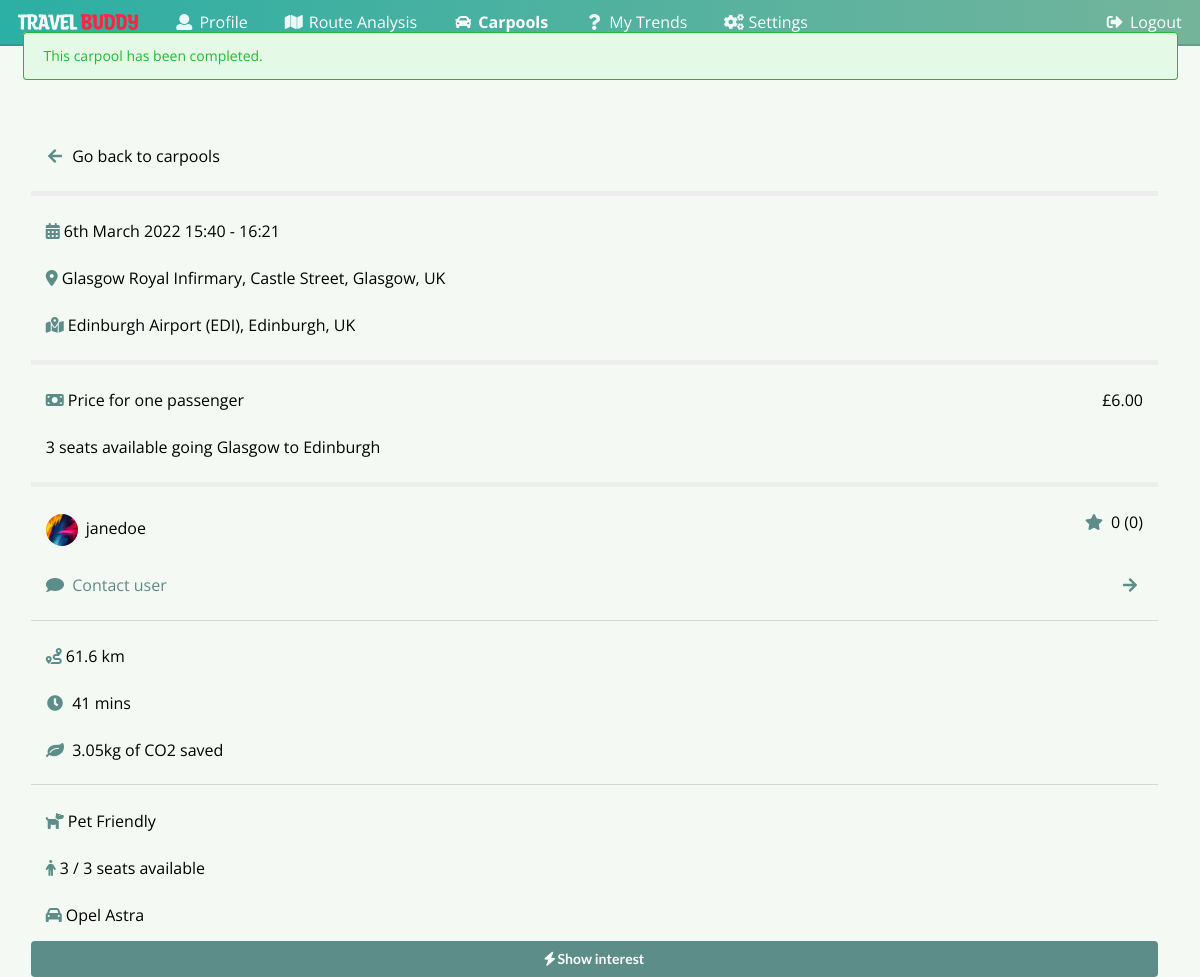
/carpools/27, run on the app's committed database.
### tables this page shows
CREATE TABLE carpool_ride (journey_id INTEGER PRIMARY KEY AUTOINCREMENT NOT NULL UNIQUE, is_complete BOOLEAN NOT NULL DEFAULT (0), seats_initial INTEGER, seats_available INTEGER NOT NULL, driver VARCHAR NOT NULL REFERENCES account (username), starting_point VARCHAR NOT NULL, destination VARCHAR NOT NULL, pickup_datetime DATETIME NOT NULL, price REAL NOT NULL, description VARCHAR, distance INTEGER, distance_text VARCHAR, estimate_duration INTEGER, estimate_duration_text VARCHAR, estimate_co2_per_person REAL, estimate_co2_saved REAL);

CREATE TABLE profile (username VARCHAR REFERENCES account (username) PRIMARY KEY NOT NULL UNIQUE, first_name VARCHAR NOT NULL, last_name VARCHAR NOT NULL, is_driver BOOLEAN DEFAULT (0) NOT NULL, bio VARCHAR DEFAULT "This is my bio!" NOT NULL, photo VARCHAR DEFAULT "default.jpg", verified BOOLEAN NOT NULL DEFAULT (0), join_date DATE, home STRING, work STRING);

### src/travel_buddy/views/carpool.py (the view)
@carpool_blueprint.route("/carpools/<journey_id>", methods=["GET"])
@limiter.limit("1/sec")
def view_carpool_journey(journey_id: int):
    carpool_details = helper_carpool.get_carpool_details(journey_id)
    if not carpool_details:
        session["error"] = "Carpool journey does not exist."
        return render_template("view_carpool.html")
    (
        driver,
        is_complete,
        seats_initial,
        seats_available,
        starting_point,
        destination,
        pickup_datetime,
        price,
        description,
        distance_text,
        duration,
        duration_text,
        co2_pp,
        co2_saved,
    ) = carpool_details
    pickup_datetime_obj = helper_carpool.get_datetime_obj(pickup_datetime)
    if 4 <= pickup_datetime_obj.day <= 20 or 24 <= pickup_datetime_obj.day <= 30:
        suffix = "th"
    else:
        suffix = ["st", "nd", "rd"][pickup_datetime_obj.day % 10 - 1]
    end_datetime = helper_carpool.get_end_time_obj(pickup_datetime_obj, duration)
    end_hour, end_minute = end_datetime.hour, end_datetime.minute
    pickup_datetime = pickup_datetime_obj.strftime(
        f"%e{suffix} %B %Y %H:%M - {end_hour}:{end_minute}"
    )
    price = format(price, ".2f")
    passenger_list = helper_carpool.get_passenger_list(journey_id)
    average_rating, total_ratings = helper_general.get_user_rating(driver)
    return render_template(
        "view_carpool.html",
        username=session.get("username"),
        driver=driver,
        is_complete=is_complete,
        seats_initial=seats_initial,
        seats_available=seats_available,
        starting_point=starting_point,
        destination=destination,
        pickup_datetime=pickup_datetime,
        price=price,
        description=description,
        distance_text=distance_text,
        duration_text=duration_text,
        co2_pp=co2_pp,
        co2_saved=co2_saved,
        passenger_list=passenger_list,
        journey_id=journey_id,
        avatar=helper_general.get_user_avatar(driver),
        rating_average=average_rating,
        rating_count=total_ratings,
        icons=helper_carpool.get_icons(description),
    )

### src/travel_buddy/helpers/helper_carpool.py (called while the page is built)
def get_icons(description):
    description = description.lower()
    icons = ""
    if "no smoking" in description:
        icons += '<i class="fa-solid fa-ban-smoking"></i>'
    return icons

def get_carpool_details(journey_id: int) -> list:
    with sqlite3.connect(DB_PATH) as conn:
        cur = conn.cursor()
        cur.execute(
            "SELECT driver, is_complete, seats_initial, seats_available, starting_point, "
            "destination, pickup_datetime, price, description, distance_text, estimate_duration, "
            "estimate_duration_text, estimate_co2_per_person, estimate_co2_saved "
            "FROM carpool_ride WHERE journey_id=?;",
            (journey_id,),
        )
        carpool_details = cur.fetchone()
        return carpool_details

def get_passenger_list(journey_id: int) -> list:
    with sqlite3.connect(DB_PATH) as conn:
        cur = conn.cursor()
        cur.execute(
            "SELECT requester FROM carpool_request WHERE journey_id=?;", (journey_id,)
        )
        conn.commit()
        passenger_list = cur.fetchall()
    return passenger_list

def get_datetime_obj(t: str) -> object:
    return datetime.strptime(t, "%Y-%m-%d %H:%M:%S")

def get_end_time_obj(start_time: object, duration: int) -> object:
    return start_time + timedelta(seconds=round(duration / 60) * 60)

### src/travel_buddy/helpers/helper_general.py (called while the page is built)
def get_database_path() -> str:
    BASE_DIR = pathlib.Path(__file__).parent.parent.parent.parent
    DB_PATH = os.path.join(BASE_DIR, "db.sqlite3")
    return DB_PATH

def get_user_avatar(username):
    DB_PATH = get_database_path()
    with sqlite3.connect(DB_PATH) as conn:
        cursor = conn.cursor()
        cursor.execute("SELECT photo FROM profile WHERE username = ?", (username,))
        avatar = cursor.fetchone()
        return avatar[0]

def get_user_rating(username):
    DB_PATH = get_database_path()
    with sqlite3.connect(DB_PATH) as conn:
        cursor = conn.cursor()
        cursor.execute(
            "SELECT AVG(rating_given), COUNT(rating_given) FROM rating WHERE rated_username = ?",
            (username,),
        )
        rating = cursor.fetchone()
        if rating[0] is None:
            return 0, 0
        return rating[0], rating[1]

### src/travel_buddy/templates/view_carpool.html (shortened to what this page needs)
<!DOCTYPE html>
<html>
<head>
    <link rel="stylesheet" href="https://cdnjs.cloudflare.com/ajax/libs/semantic-ui/2.4.1/semantic.min.css">
    <link rel="stylesheet" href="https://cdnjs.cloudflare.com/ajax/libs/font-awesome/6.0.0-beta3/css/all.min.css" />
	<link rel="stylesheet" href="../static/css/mobile.css">
    <link rel="stylesheet" href="../static/css/carpools.css">
    <link rel="stylesheet" href="../static/css/theme.css">
</head>
<body>
    <div class="ui secondary pointing menu big nav">
        <div class="item"><img src="../static/logos/nav logo.png" style="width:7.5em; user-select: none;" ondragstart="return false;"></div>
        <a class="item" href="/profile">
            <i class="user icon"></i>
            <div class="mobile hidden">Profile</div>
        </a>
        <a class="item" href="/routes">
            <i class="map icon"></i>
            <div class="mobile hidden">Route Analysis</div>
        </a>
        <a class="item active" href="/carpools">
            <i class="car icon"></i>
            <div class="mobile hidden">Carpools</div>
        </a>
        <a class="item" href="/trends">
			<i class="question icon"></i>
			<div class="mobile hidden">My Trends</div>
		</a>
        <a class="item" href="/settings">
            <i class="settings icon"></i>
            <div class="mobile hidden">Settings</div>
        </a>
        <a class="item right" href="/logout">
            <i class="sign out alternate icon"></i>
            <div class="mobile hidden">Logout</div>
        </a>
    </div>
    <div class="ui container">
        <div class="ui grid divided stackable">
            {% if is_complete == 1 %}
                <div class="ui fluid green message" style="width: 100%;">This carpool has been completed.</div>
            {% endif %}
            <div class="ui secondary big vertical menu fluid">
                <a href="/carpools" class="item">
                    <div>
                        <i class="icon left arrow"></i> Go back to carpools
                    </div>
                </a>
                <div class="ui divider custom-divider"></div>
                <a class="item"><i class="fa-solid fa-calendar-days"></i> {{pickup_datetime}}</a>
                <a class="item"><i class="fa-solid fa-location-dot"></i> {{starting_point}}</a>
                <a class="item"><i class="fa-solid fa-map-location-dot"></i> {{destination}}</a>
                <div class="ui divider custom-divider"></div>
                <a class="item"><i class="fa-solid fa-money-bill"></i> Price for one passenger <span style="float: right;">£{{price}}</span></a>
                <a class="item">{{description}}</a>
                <div class="ui divider custom-divider"></div>
                <a class="item" href="/profile/{{driver}}">
                    <img class="ui avatar image" src="../static/avatars/{{avatar}}">
                    {{driver}} {%if is_verified %} <i class="fa-solid fa-circle-check"></i> {%endif%}
                    <div style="float: right;">
                        <i class="star icon"></i> {{rating_average}} ({{rating_count}})
                    </div>
                </a>
                <a class="item">
                    <div style="color: #5C8D89;">
                        <i class="chat icon"></i>
                        Contact user
                        <span style="float: right;"><i class="right arrow icon"></i></span>
                    </div>
                </a>
                <div class="ui divider"></div>
                <a class="item">
                    <i class="fa fa-route"></i>
                    {{distance_text}}
                </a>
                <a class="item">
                    <div>
                        <i class="time icon"></i>
                        {{duration_text}}
                    </div>
                </a>
                <a class="item">
                    <div>
                        <i class="leaf icon"></i>
                        {{co2_pp}}kg of CO2 saved
                    </div>
                </a>
                <div class="ui divider"></div>
                <a class="item">
                    <i class="fa-solid fa-dog"></i>
                    Pet Friendly
                </a>
                <a class="item">
                    <i class="fa-solid fa-person"></i>
                    {{seats_available}} / {{seats_initial}} seats available
                </a>
                <a class="item">
                    <i class="fa-solid fa-car"></i>
                    Opel Astra
                </a>
                {% if is_interested %}
                <button id="toggle_interest_btn" class="ui button fluid green theme-4"><i class="fa-solid fa-check" style="color: white !important;"></i> Interested</button>
                {% else %}
                <button id="toggle_interest_btn" class="ui button fluid green theme-4"><i class="fa-solid fa-bolt" style="color: white !important;"></i> Show interest</button>
                {%endif%}
            </div>
        </div>
    </div>
</body>
</html>

### src/travel_buddy/static/css/carpools.css (style rules this page uses)
* { box-sizing: border-box; font-family: "Open Sans", "Helvetica", "Montserrat", sans-serif; }
.nav { background: -webkit-linear-gradient(to right, #2cafa4, #74B49B) !important; background: linear-gradient(to right, #2cafa4, #74B49B) !important; color: #FFFFFF !important; margin: 0rem !important; }
.item { color: #000000 !important; }
.active { border-bottom-color: #FFFFFF !important; }
body { background-color: #F4F9F4; }

### src/travel_buddy/static/css/theme.css (style rules this page uses)
.item i { text-align: center; }
.container i { color: #5C8D89 !important; }
button i { color: #f4f9f4 !important; }
.theme-4 { background-color: #5C8D89 !important; }

### src/travel_buddy/templates/view_carpool.html (style rules this page uses)
* { box-sizing: border-box; transition: all 0.4s; font-family: "Open Sans", "Helvetica", "Montserrat", sans-serif; }
.custom-divider { border-top: 5px solid #EDEDED !important; }
.item { transition: 0.2s !important; transition-property: padding-left, background-color; }
.nav { background: -webkit-linear-gradient(to right, #2cafa4, #74B49B) !important; background: linear-gradient(to right, #2cafa4, #74B49B) !important; color: #FFFFFF !important; margin: 0rem !important; }
.nav a { color: #FFFFFF !important; }
.active { border-bottom-color: #FFFFFF !important; }

### data on the page
carpool_ride: starting_point "Glasgow Royal Infirmary, Castle Street, Glasgow, UK", destination "Edinburgh Airport (EDI), Edinburgh, UK", description "3 seats available going Glasgow to Edinburgh", driver "janedoe", distance_text "61.6 km", estimate_duration_text "41 mins", estimate_co2_per_person "3.05"
profile: photo (picture)

### other printed values
{{ pickup_datetime }} "6th March 2022 15:40 - 16:21"
{{ price }} "6.00"
{{ rating_average }} "0"
{{ rating_count }} "0"
{{ seats_available }} "3"
{{ seats_initial }} "3"
